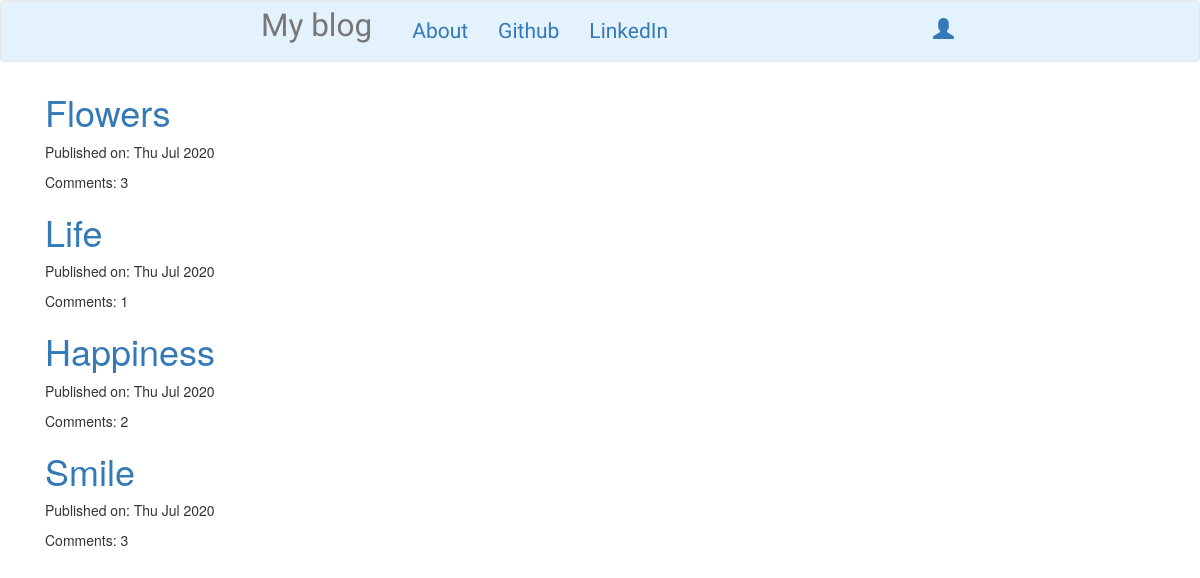
The page / on the database its author committed.
### blog/models.py (models this page shows, shortened)
class Post(models.Model):
    author = models.ForeignKey('auth.User',on_delete=models.CASCADE)
    title = models.CharField(max_length=200)
    text = models.TextField()
    created_date = models.DateTimeField(blank=True,null=True)
    published_date = models.DateTimeField(blank=True, null=True)
    def approve_comments(self):
        return self.comments.filter(approved_comment=True)

### blog/views.py (the view)
# urls.py: url(r'^$',views.PostListView.as_view(),name='post_list'),
class PostListView(ListView):
    model = Post
    def get_queryset(self):
        return Post.objects.filter(published_date__lte=timezone.now()).order_by('-published_date')

### blog/templates/blog/post_list.html
{% extends 'blog/base.html' %}
{% block content %}
<div class='centerstage'>
    {% for post in post_list %}
    <div class="post">
        <h1><a href="{% url 'post_detail' pk=post.pk %}">{{post.title}}</a></h1>
        <div class="date">
            <p>Published on: {{post.published_date|date:"D M Y"}}</p>
        </div>
        Comments: {{post.approve_comments.count}}
    </div>
    {% empty %}
    <h1>No post to see!</h1>
    {% endfor %}
</div>
{% endblock content %}

### blog/static/css/blog.css (style rules this page uses)
.centerstage { margin-left: auto; margin-right: auto; }
.loader { filter:hue-rotate(0deg); color: linear-gradient(45deg,#0f8,#08f); animation:hue 5000ms infinite linear; }

### rows shown on the page
Post: title "Flowers", published_date "Thu Jul 2020", approve_comments.count "3"
Post: title "Life", published_date "Thu Jul 2020", approve_comments.count "1"
Post: title "Happiness", published_date "Thu Jul 2020", approve_comments.count "2"
Post: title "Smile", published_date "Thu Jul 2020", approve_comments.count "3"
